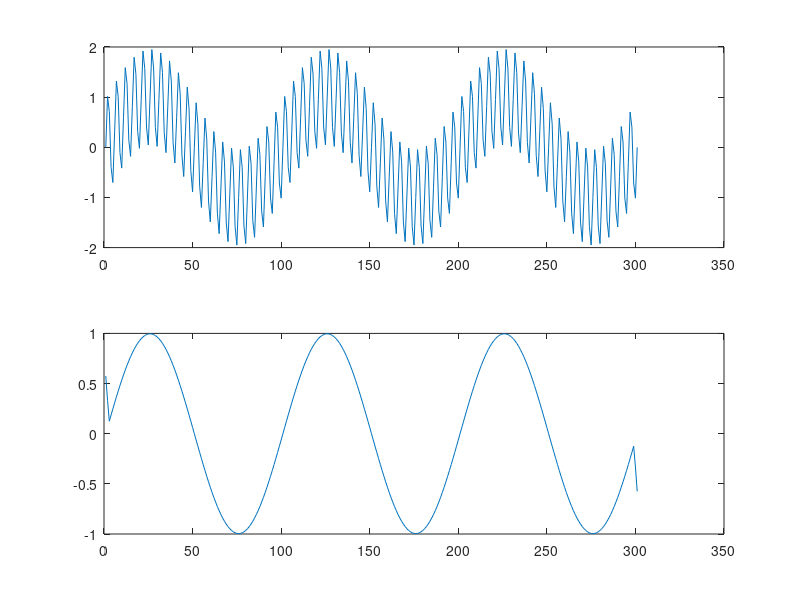

Recreate this plot in MATLAB.
clear; clc; close;
f1 = 20;
f2 = 1;
ts = 1/100;
T = 3;
t = 0:ts:T;
sgn_20 = sin(2*pi*f1*t);
sgn_2 = sin(2*pi*f2*t);
sgn_mix = sgn_2 + sgn_20;
%save('Signals.mat');
fltr_pnts = 5;
sgn_out = movmean(sgn_mix,fltr_pnts);

subplot(2,1,1);
plot(sgn_mix);

subplot(2,1,2);
plot(sgn_out);